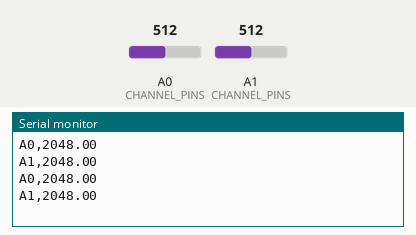
This sketch was run on a simulated Arduino Due. Shown: the last lines printed to the serial monitor. Inputs (shaded band) come from the test bench; at power-on: A0 (CHANNEL_PINS) = 512, A1 (CHANNEL_PINS) = 512 (analog values on the 0–1023 scale).

Above: at 1.2 s.
1.3 s: A0 (CHANNEL_PINS) set to 716
At 2.6 s:
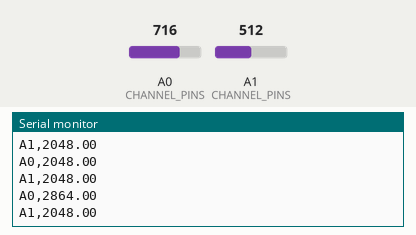
2.8 s: A1 (CHANNEL_PINS) set to 716
At 4.0 s:
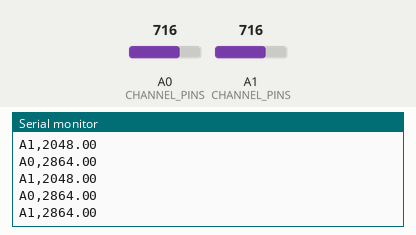
4.3 s: A0 (CHANNEL_PINS) set to 900
At 4.3 s:
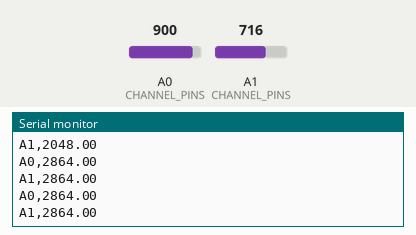
5.8 s: A1 (CHANNEL_PINS) set to 900
At 7.1 s:
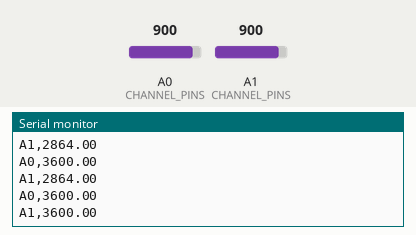
Timing chart, 0 to 8.3 s (numbered marks = the images above; inputs shaded):
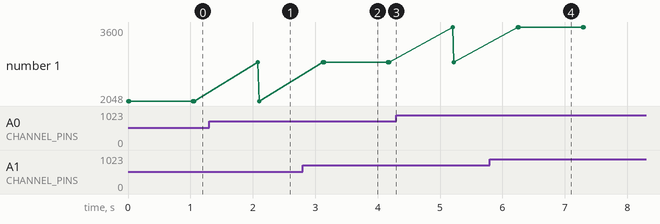

Measured:
- after the input at 1.3 s, the serial monitor: prints a new line after 0.78 s (image 1)
- after the input at 2.8 s, the serial monitor: prints a new line after 0.34 s (image 2)
- after the input at 5.8 s, the serial monitor: prints a new line after 0.46 s (image 4)

The sketch:

due_native_serial.ino
```cpp
/*
 * Minimal reference sketch: stream raw ADC counts over the Arduino Due's
 * Native USB Port, in the line format `serial-sensor` expects.
 *
 *   <channel>,<raw_count>\r\n      e.g.  A0,2048.31
 *
 * The host side does all interpretation: this sketch deliberately sends
 * raw counts, never volts or physical units. What a count means belongs
 * in the host's calibration.toml, where it can be changed without
 * reflashing the board (see docs/serial-sensor.md).
 *
 * Each reported count is the mean of a burst of conversions rather than a
 * single snapshot — see AVERAGING_WINDOW_US below for why, and why the
 * count is fractional.
 *
 * Wiring/usage notes:
 *  - Use the *Native* USB port (the one nearer the RESET button), not the
 *    Programming port. SerialUSB is the native port; Serial is the other.
 *  - The Due's analog inputs are 3.3V max. Do NOT feed them 5V.
 *  - analogReadResolution(12) matches serial-sensor's default of
 *    --resolution-bits 12; change both together or neither.
 *
 * NOT YET TESTED ON HARDWARE — written against the Due's documented
 * behaviour while no board was available. Verify readings against a known
 * voltage before trusting it.
 */

// Channels to sample. Each name must match a [channels.<name>] entry in
// the host's calibration.toml, or the host will log it as uncalibrated
// once and ignore it.
const char *CHANNEL_NAMES[] = {"A0", "A1"};
const int CHANNEL_PINS[] = {A0, A1};
const int CHANNEL_COUNT = sizeof(CHANNEL_PINS) / sizeof(CHANNEL_PINS[0]);

// Sampling period. The host stamps readings on arrival and does not pace
// them itself, so this alone sets the sample rate. The time spent
// averaging (below) adds to it, so the true period is slightly longer —
// harmless, since nothing downstream assumes an exact cadence.
const unsigned long SAMPLE_INTERVAL_MS = 1000;

// Mains frequency: 50 Hz across most of the world, 60 Hz in North America
// and parts of Asia. Set it to match the local grid.
const unsigned long MAINS_FREQUENCY_HZ = 50;

// How long to average each channel over. Averaging N conversions cuts
// uncorrelated noise by sqrt(N), but the bigger win is that integrating
// over a whole number of mains periods cancels 50/60 Hz pickup outright:
// the interference sums to zero over a full cycle. That only works if the
// window is an exact multiple of the mains period, which is why this is
// derived from MAINS_FREQUENCY_HZ rather than being a round number of
// milliseconds. Use 2 * or 3 * this for more averaging; a value that is
// not a whole number of periods loses the hum rejection.
const unsigned long AVERAGING_WINDOW_US = 1000000UL / MAINS_FREQUENCY_HZ;

// The Due's analog inputs share one ADC behind a multiplexer. Switching
// channels leaves the sample-and-hold capacitor still charged from the
// previous input, so the first conversion after a switch is pulled toward
// the previous channel's voltage. Discarding one conversion and pausing
// lets the capacitor settle on the new input.
//
// This has to happen *before* the averaging burst, not during it: a
// settling error biases every sample the same way, and averaging cannot
// remove a constant offset. It costs one wasted conversion plus this
// delay, once per channel per burst — well under 1% of the window.
//
// The error is largest between channels sitting at very different
// voltages, and vanishes when only one channel is sampled — so a
// single-channel setup will not show it, and adding a second channel
// later would silently degrade both.
const unsigned long ADC_SETTLING_US = 50;

void setup() {
  // The baud rate is ignored on the native port — USB CDC always runs at
  // full USB speed — but the API still requires an argument.
  SerialUSB.begin(115200);

  // 12-bit: counts run 0..4095 across the 0..3.3V input range.
  analogReadResolution(12);
}

// Average every conversion that fits in AVERAGING_WINDOW_US on one pin.
//
// The loop is bounded by elapsed time, not by a sample count, because the
// mains rejection above depends on the window's *duration*. A fixed count
// would stretch or shrink the window with whatever analogRead() actually
// costs on a given core version, silently breaking that property.
static double average_channel(int pin) {
  // Let the multiplexer settle on this pin before accumulating.
  analogRead(pin);
  delayMicroseconds(ADC_SETTLING_US);

  unsigned long sum = 0;
  unsigned long samples = 0;
  // micros() wraps roughly every 71 minutes; unsigned subtraction still
  // gives the correct elapsed time across the wrap.
  const unsigned long started_at = micros();
  do {
    sum += analogRead(pin);
    samples++;
  } while (micros() - started_at < AVERAGING_WINDOW_US);

  // A 12-bit count peaks at 4095, so sum stays far inside 32 bits for any
  // plausible window. do/while guarantees samples >= 1.
  return (double)sum / (double)samples;
}

void loop() {
  for (int i = 0; i < CHANNEL_COUNT; i++) {
    SerialUSB.print(CHANNEL_NAMES[i]);
    SerialUSB.print(',');
    // Two decimals: rounding the mean back to a whole count would throw
    // away exactly the sub-LSB resolution the averaging just bought.
    // println() emits CRLF; the host tolerates both CRLF and LF.
    SerialUSB.println(average_channel(CHANNEL_PINS[i]), 2);
  }

  delay(SAMPLE_INTERVAL_MS);
}
```
